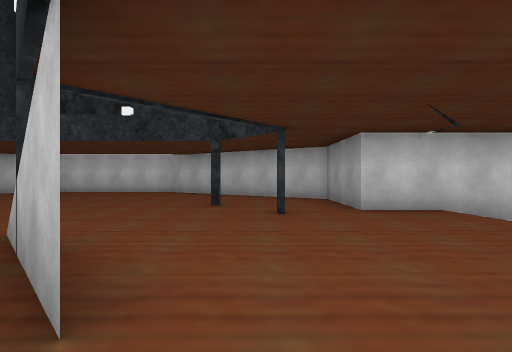
View 1 (above)

16 first-person views from a walk through a scene from a Unity 3-D project. The camera is 1.3 m above the floor, looks level and sees 85° across. The floor is counted in squares, 2.45 m on a side. Each view is taken from the middle of a square. On the plan, view 1 faces up. The plan holds only what a view shows up to about 9 squares ahead; the rest is blank. The place goes on beyond the plan. The player character is not drawn. Some surface patterns are stand-ins.

View 2
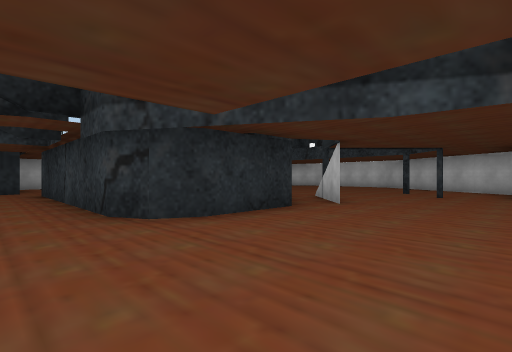

View 3
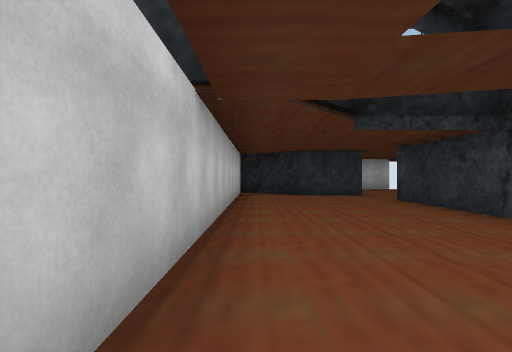

View 4
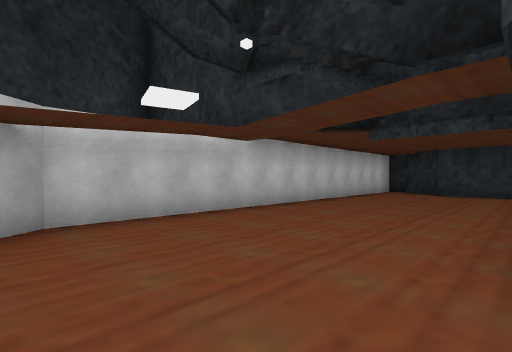

View 5
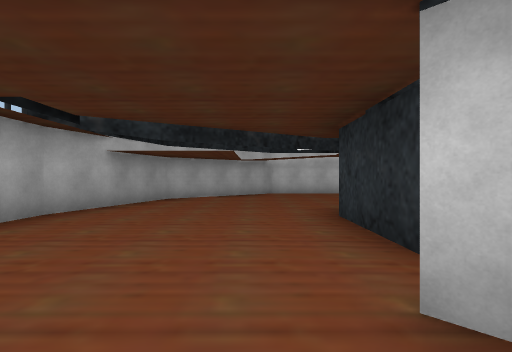

View 6
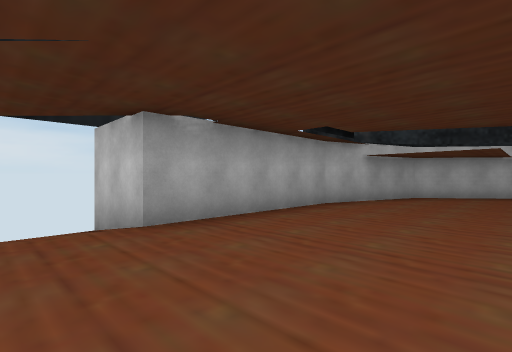

View 7
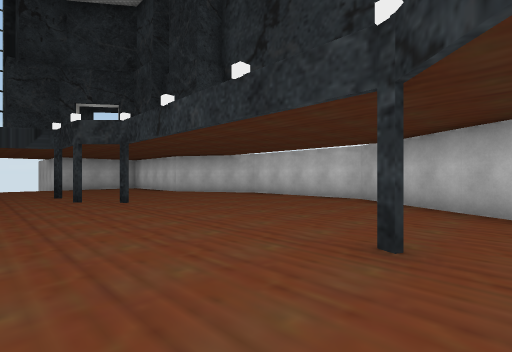

View 8
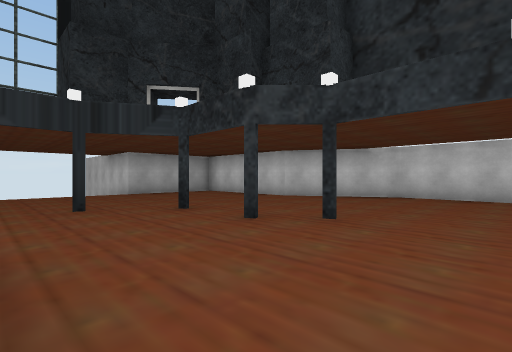

View 9
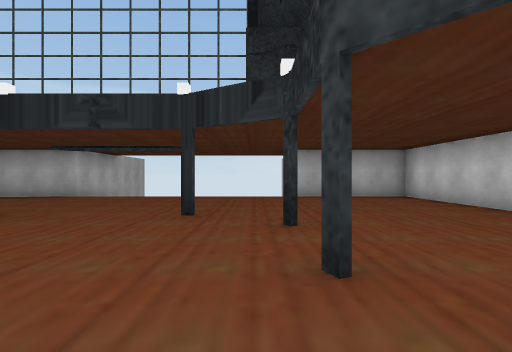

View 10
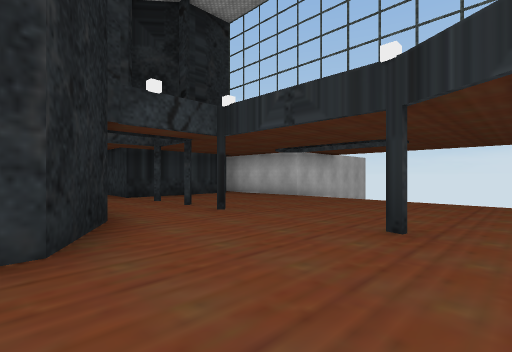

View 11
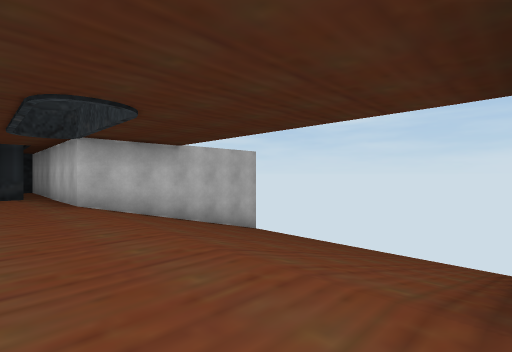

View 12
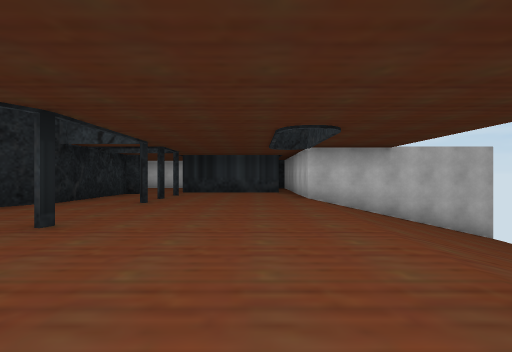

View 13
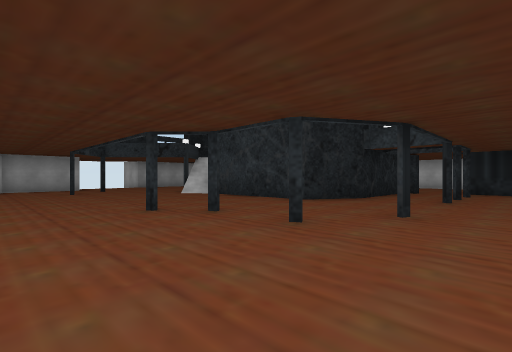

View 14
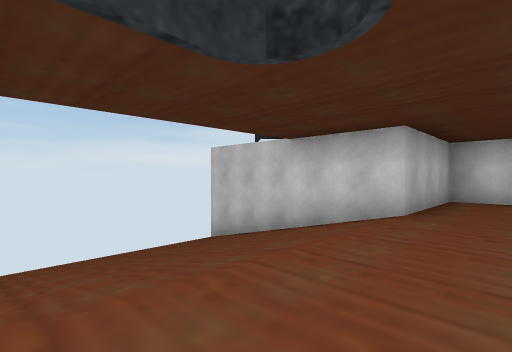

View 15
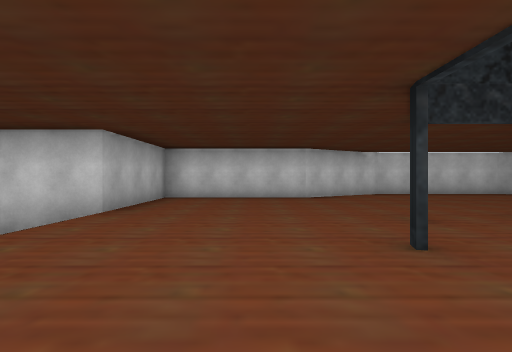

View 16
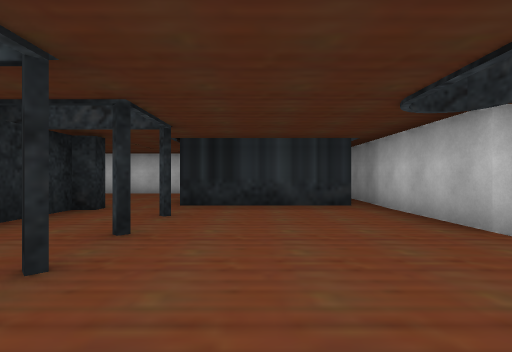

### Floor plan
Key: @ floor where view 1 was taken; # wall or solid block; x gap in a wall; . floor; / step, stairs or slope.
Columns run from 17 left of view 1 to 5 right of it. Each row starts with its distance up from view 1.
 10           ######
  9         ###....##
  8     #####.......###
  7     #.............##
  6     #..............#
  5 #####......#....#..###
  4  ////....#.......#..//
  3  ////...#...........//
  2  ////..........#....//
  1  ////......######...###
  0  ////.....##   #.@..#
 -1 #####...x.#    #....#
 -2     #...x.######....#
 -3     #.###...........#
 -4     #.  #...........#
 -5     #. ##..........##
 -6     ####.........###
 -7        ###########

Positions as (right, up) in squares from view 1, and headings:
1: (0, 0), facing up
2: (2, -4), facing up-left
3: (-1, -6), facing left
4: (0, -3), facing down-left
5: (0, 2), facing down
6: (0, 3), facing down-right
7: (0, 3), facing up-left
8: (-4, 2), facing up-left
9: (-5, 4), facing left
10: (-6, 4), facing down-left
11: (-11, 5), facing down-left
12: (-11, 6), facing down
13: (-10, 7), facing down-right
14: (-11, 1), facing up-left
15: (-10, 1), facing up
16: (-10, 2), facing down
